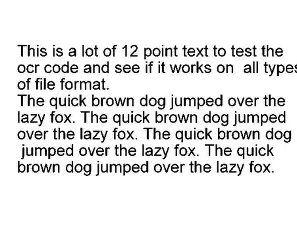
#> input picture AI-Enabled-OCR-Document-Processing-System/samples/sample_printed_1.webp, 297 x 234 px; its folder holds only this picture in this run
$ python -i preprocess.py   (imports and definitions only)
#> lines starting #> are read from the running program, lines starting #| are printed output that depends on the picture; after the words box and inside, x2 and y2 are one past the last pixel; in counts of white or black regions, pixels touching at a corner belong together
"""Image preprocessing for OCR: enhance text clarity.

Provides a configurable chain of grayscale conversion, denoising,
binarization (thresholding) and skew correction. Every step is a small
pure function that can be used independently or composed via
:func:`preprocess_image`.
"""

from __future__ import annotations

from dataclasses import dataclass, field
from typing import Optional

import cv2
import numpy as np

DEFAULT_PREPROCESS = {
    "enabled": True,
    "grayscale": True,
    "denoise": "gaussian",
    "denoise_kernel": 5,
    "threshold": "otsu",
    "adaptive_block_size": 31,
    "adaptive_c": 15,
    "global_thresh": 127,
    "invert": False,
    "deskew": True,
    "deskew_max_angle": 15,
}


@dataclass
class PreprocessConfig:
    """Preprocessing settings (mirrors config.yaml's ``preprocess`` block)."""

    enabled: bool = True
    grayscale: bool = True
    denoise: str = "gaussian"  # none | gaussian | median | bilateral | nlm
    denoise_kernel: int = 5
    threshold: str = "otsu"  # none | otsu | adaptive | global
    adaptive_block_size: int = 31
    adaptive_c: int = 15
    global_thresh: int = 127
    invert: bool = False
    deskew: bool = True
    deskew_max_angle: int = 15

    @classmethod
    def from_dict(cls, cfg: dict) -> "PreprocessConfig":
        if not cfg:
            return cls()
        known = {k: v for k, v in cls.__dataclass_fields__.items() if v.init}
        values = {k: cfg[k] for k in known if k in cfg}
        return cls(**values)


def to_grayscale(image: np.ndarray) -> np.ndarray:
    """Convert an image to single-channel grayscale if needed."""
    if image.ndim == 2:
        return image
    if image.ndim == 3 and image.shape[2] == 3:
        return cv2.cvtColor(image, cv2.COLOR_BGR2GRAY)
    if image.ndim == 3 and image.shape[2] == 4:
        return cv2.cvtColor(image, cv2.COLOR_BGRA2GRAY)
    raise ValueError(f"Unsupported image shape: {image.shape}")


def denoise(image: np.ndarray, method: str = "gaussian", kernel: int = 5) -> np.ndarray:
    """Reduce noise while preserving text edges.

    Methods:
      - ``none``: return the image unchanged.
      - ``gaussian``: fast blur, good default for scanned documents.
      - ``median``: strong against salt-and-pepper noise.
      - ``bilateral``: preserves edges better than gaussian, slower.
      - ``nlm``: non-local means, best quality, slowest.
    """
    if method == "none":
        return image
    if method == "gaussian":
        k = kernel if kernel % 2 == 1 else kernel + 1
        return cv2.GaussianBlur(image, (k, k), 0)
    if method == "median":
        k = kernel if kernel % 2 == 1 else kernel + 1
        return cv2.medianBlur(image, k)
    if method == "bilateral":
        return cv2.bilateralFilter(image, kernel, 75, 75)
    if method == "nlm":
        return cv2.fastNlMeansDenoising(image, None, h=15)
    raise ValueError(f"Unknown denoise method: {method!r}")


def threshold(image: np.ndarray, method: str = "otsu", **kwargs) -> np.ndarray:
    """Binarize a grayscale image to pure black/white.

    Methods:
      - ``none``: return the image unchanged.
      - ``otsu``: automatic global threshold (best default).
      - ``adaptive``: adaptive thresholding for uneven lighting.
      - ``global``: fixed threshold (see ``global_thresh``).
    """
    if method == "none":
        return image
    if method == "otsu":
        _, binary = cv2.threshold(image, 0, 255, cv2.THRESH_BINARY + cv2.THRESH_OTSU)
        return binary
    if method == "adaptive":
        block = kwargs.get("adaptive_block_size", 31)
        c = kwargs.get("adaptive_c", 15)
        if block % 2 == 0:
            block += 1
        return cv2.adaptiveThreshold(
            image, 255, cv2.ADAPTIVE_THRESH_GAUSSIAN_C, cv2.THRESH_BINARY, block, c
        )
    if method == "global":
        level = kwargs.get("global_thresh", 127)
        _, binary = cv2.threshold(image, level, 255, cv2.THRESH_BINARY)
        return binary
    raise ValueError(f"Unknown threshold method: {method!r}")


def deskew(image: np.ndarray, max_angle: float = 15.0) -> np.ndarray:
    """Correct small skew angles using text contours and a min-area rect.

    Returns the rotated image. If no reliable angle is found (low text
    coverage, blank image) the input is returned unchanged.
    """
    angle = _estimate_skew(image)
    if angle is None or abs(angle) > max_angle:
        return image
    h, w = image.shape[:2]
    center = (w // 2, h // 2)
    matrix = cv2.getRotationMatrix2D(center, angle, 1.0)
    return cv2.warpAffine(
        image, matrix, (w, h), flags=cv2.INTER_CUBIC, borderMode=cv2.BORDER_REPLICATE
    )


def _estimate_skew(image: np.ndarray) -> Optional[float]:
    """Estimate skew angle in degrees from the dominant text contour."""
    gray = to_grayscale(image)
    binary = threshold(gray, method="otsu")
    binary = cv2.bitwise_not(binary)  # text becomes white

    contours, _ = cv2.findContours(binary, cv2.RETR_EXTERNAL, cv2.CHAIN_APPROX_SIMPLE)
    angles: list[float] = []
    for contour in contours:
        area = cv2.contourArea(contour)
        if area < 20:
            continue
        _, (_, _), angle = cv2.minAreaRect(contour)
        # Normalize so the angle stays small regardless of text orientation.
        if angle < -45:
            angle = 90 + angle
        angles.append(angle)

    if not angles:
        return None
    return float(np.mean(angles))


def preprocess_image(
    image: np.ndarray,
    cfg: PreprocessConfig | dict | None = None,
) -> np.ndarray:
    """Run the full preprocessing chain on an image.

    ``cfg`` may be a :class:`PreprocessConfig` or a raw dict (as loaded
    from config.yaml). Returns the processed image (BGR or grayscale,
    depending on the pipeline) or the input unchanged if disabled.
    """
    if isinstance(cfg, dict):
        cfg = PreprocessConfig.from_dict(cfg)
    elif cfg is None:
        cfg = PreprocessConfig()

    if not cfg.enabled:
        return image

    work = image.copy()
    if cfg.grayscale:
        work = to_grayscale(work)
    work = denoise(work, cfg.denoise, cfg.denoise_kernel)
    work = threshold(
        work,
        cfg.threshold,
        adaptive_block_size=cfg.adaptive_block_size,
        adaptive_c=cfg.adaptive_c,
        global_thresh=cfg.global_thresh,
    )
    if cfg.invert:
        work = cv2.bitwise_not(work)
    if cfg.deskew:
        work = deskew(work, cfg.deskew_max_angle)
    return work

>>> import cv2
>>> picture = cv2.imread('../samples/sample_printed_1.webp')
#> picture is the input picture: shape (234, 297, 3); mean B, G, R 229, 229, 229
>>> result = preprocess_image(picture)
#> in denoise, `return cv2.GaussianBlur(image, (k, k), 0)`:
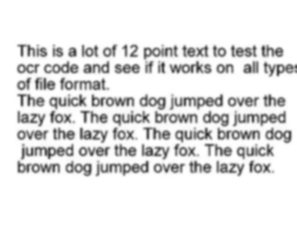
#> returned value: shape (234, 297); min 46, max 255, mean 229
#> in threshold, `_, binary = cv2.threshold(image, 0, 255, cv2.THRESH_BINARY + cv2.THRES..`:
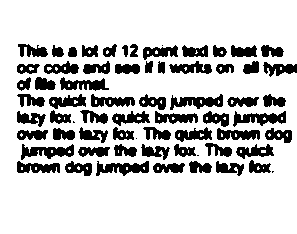
#> binary: shape (234, 297); 79.5% white; 66 black regions (5 under 20 px), largest, box (x1, y1, x2, y2) and area: (96, 161, 149, 176) 457, (21, 144, 74, 160) 456, (170, 94, 223, 110) 451
#> in _estimate_skew, `binary = cv2.bitwise_not(binary)`: binary: shape (234, 297); 20.5% white; 66 white regions (5 under 20 px)
#> in _estimate_skew, `contours, _ = cv2.findContours(binary, cv2.RETR_EXTERNAL, cv2.CHAIN_AP..`: contours = 66 contours, 5 with area under 20; largest, box (x1, y1, x2, y2) and area: (21, 144, 74, 160) 390, (96, 161, 149, 176) 389, (170, 94, 223, 110) 384, (233, 111, 286, 127) 382, (60, 77, 109, 91) 318
#> the loop in _estimate_skew, `for contour in contours:` made 66 passes
#> (area, angle) on passes 2, 3, 4, 5, 6, 7, 8, 10, 11, 12, 13, 14: (206.5, 0), (191, 8.13), (164, 0), (389, 0), (227.5, 6.34), (301.5, 0), (164, 0), (202, 0), (275, -5.91), (150.5, 8.13), (191, 6.84), (159, 3.58)
#> after the loop in _estimate_skew, `for contour in contours:`: angles = 61 values, max 9.46 at index 32, min -8.13 at index 38, mean 0.998
#> in deskew, `angle = _estimate_skew(image)`: angle = 0.998
#> in deskew, `matrix = cv2.getRotationMatrix2D(center, angle, 1.0)`: matrix = [[1, 0.0174, -2.02], [-0.0174, 1, 2.6]]
#> in deskew, `return cv2.warpAffine( image, matrix, (w, h), flags=cv2.INTER_CUBIC, b..`:
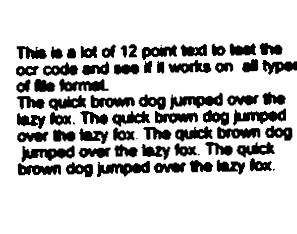
#> returned value: shape (234, 297); min 0, max 255, mean 202.7

$ run again, on AI-Enabled-OCR-Document-Processing-System/samples/sample_printed.png
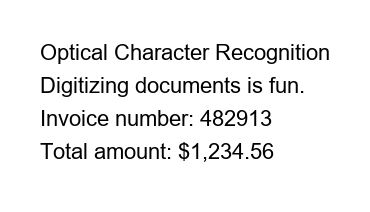
#> input picture AI-Enabled-OCR-Document-Processing-System/samples/sample_printed.png, 370 x 212 px
#> picture is the input picture: shape (212, 370, 3); min 0, max 255, mean 239.7
#> in threshold, `_, binary = cv2.threshold(image, 0, 255, cv2.THRESH_BINARY + cv2.THRES..`:
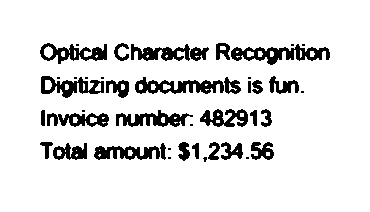
#> binary: shape (212, 370); 88.7% white; 43 black regions (15 under 20 px), largest, box (x1, y1, x2, y2) and area: (231, 44, 330, 65) 930, (135, 77, 224, 94) 791, (116, 110, 193, 127) 662
#> contours = 43 contours, 15 with area under 20; largest, box (x1, y1, x2, y2) and area: (231, 44, 330, 65) 916, (135, 77, 224, 94) 748, (41, 76, 104, 98) 676, (40, 43, 107, 64) 674, (116, 110, 193, 127) 565
#> the loop in _estimate_skew, `for contour in contours:` made 43 passes
#> (contour, area, angle) on pass 23: ([[248, 81], [248, 92], [250, 92], [250, 81]], 22, 0)
#> after the loop in _estimate_skew, `for contour in contours:`: angles = 28 values, max 7.13 at index 20, min -2.82 at index 23, mean 0.424
#> in deskew, `angle = _estimate_skew(image)`: angle = 0.424
#> matrix = [[1, 0.0074, -0.779], [-0.0074, 1, 1.37]]
#> in deskew, `return cv2.warpAffine( image, matrix, (w, h), flags=cv2.INTER_CUBIC, b..`:
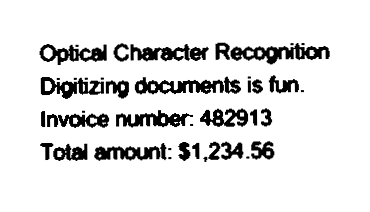
#> returned value: shape (212, 370); min 0, max 255, mean 226.2
